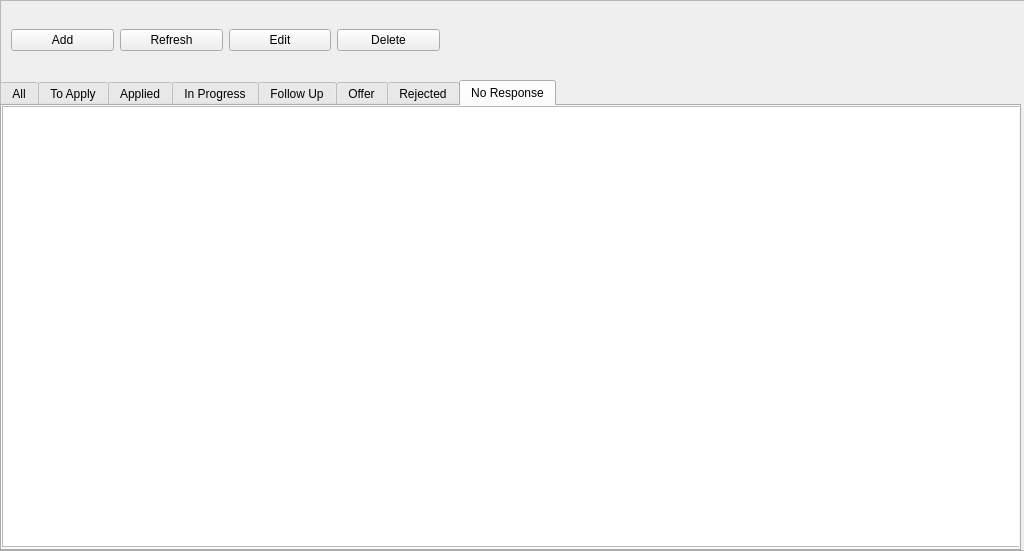
<?xml version="1.0" encoding="UTF-8"?>
<ui version="4.0">
 <class>MainWindow</class>
 <widget class="QMainWindow" name="MainWindow">
  <property name="geometry">
   <rect>
    <x>0</x>
    <y>0</y>
    <width>1024</width>
    <height>551</height>
   </rect>
  </property>
  <property name="windowTitle">
   <string>MainWindow</string>
  </property>
  <widget class="QWidget" name="centralWidget">
   <widget class="QFrame" name="frame">
    <property name="geometry">
     <rect>
      <x>0</x>
      <y>0</y>
      <width>1031</width>
      <height>551</height>
     </rect>
    </property>
    <property name="frameShape">
     <enum>QFrame::StyledPanel</enum>
    </property>
    <property name="frameShadow">
     <enum>QFrame::Raised</enum>
    </property>
    <widget class="QWidget" name="horizontalLayoutWidget">
     <property name="geometry">
      <rect>
       <x>0</x>
       <y>0</y>
       <width>451</width>
       <height>80</height>
      </rect>
     </property>
     <layout class="QHBoxLayout" name="horizontalLayout">
      <item>
       <widget class="QPushButton" name="pushButton_Add">
        <property name="text">
         <string>Add</string>
        </property>
       </widget>
      </item>
      <item>
       <widget class="QPushButton" name="pushButton_Refresh">
        <property name="text">
         <string>Refresh</string>
        </property>
       </widget>
      </item>
      <item>
       <widget class="QPushButton" name="pushButton_Edit">
        <property name="text">
         <string>Edit</string>
        </property>
       </widget>
      </item>
      <item>
       <widget class="QPushButton" name="pushButton">
        <property name="text">
         <string>Delete</string>
        </property>
       </widget>
      </item>
     </layout>
    </widget>
    <widget class="QTabWidget" name="tabWidget">
     <property name="geometry">
      <rect>
       <x>0</x>
       <y>80</y>
       <width>1021</width>
       <height>471</height>
      </rect>
     </property>
     <property name="currentIndex">
      <number>7</number>
     </property>
     <widget class="QWidget" name="All">
      <attribute name="title">
       <string>All</string>
      </attribute>
      <widget class="QTableView" name="tableView">
       <property name="geometry">
        <rect>
         <x>0</x>
         <y>0</y>
         <width>1021</width>
         <height>441</height>
        </rect>
       </property>
      </widget>
     </widget>
     <widget class="QWidget" name="ToApply">
      <attribute name="title">
       <string>To Apply</string>
      </attribute>
      <widget class="QTableView" name="tableView_toApply">
       <property name="geometry">
        <rect>
         <x>0</x>
         <y>0</y>
         <width>1021</width>
         <height>441</height>
        </rect>
       </property>
      </widget>
     </widget>
     <widget class="QWidget" name="Applied">
      <attribute name="title">
       <string>Applied</string>
      </attribute>
      <widget class="QTableView" name="tableView_Applied">
       <property name="geometry">
        <rect>
         <x>0</x>
         <y>0</y>
         <width>1021</width>
         <height>441</height>
        </rect>
       </property>
      </widget>
     </widget>
     <widget class="QWidget" name="InProgress">
      <attribute name="title">
       <string>In Progress</string>
      </attribute>
      <widget class="QTableView" name="tableView_InProgress">
       <property name="geometry">
        <rect>
         <x>0</x>
         <y>0</y>
         <width>1021</width>
         <height>441</height>
        </rect>
       </property>
      </widget>
     </widget>
     <widget class="QWidget" name="FollowUp">
      <attribute name="title">
       <string>Follow Up</string>
      </attribute>
      <widget class="QTableView" name="tableView_FollowUp">
       <property name="geometry">
        <rect>
         <x>0</x>
         <y>0</y>
         <width>1021</width>
         <height>441</height>
        </rect>
       </property>
      </widget>
     </widget>
     <widget class="QWidget" name="Offer">
      <attribute name="title">
       <string>Offer</string>
      </attribute>
      <widget class="QTableView" name="tableView_Offer">
       <property name="geometry">
        <rect>
         <x>0</x>
         <y>0</y>
         <width>1021</width>
         <height>441</height>
        </rect>
       </property>
      </widget>
     </widget>
     <widget class="QWidget" name="Rejected">
      <attribute name="title">
       <string>Rejected</string>
      </attribute>
      <widget class="QTableView" name="tableView_Rejected">
       <property name="geometry">
        <rect>
         <x>0</x>
         <y>0</y>
         <width>1021</width>
         <height>441</height>
        </rect>
       </property>
      </widget>
     </widget>
     <widget class="QWidget" name="NoResponse">
      <attribute name="title">
       <string>No Response</string>
      </attribute>
      <widget class="QTableView" name="tableView_NoResponse">
       <property name="geometry">
        <rect>
         <x>0</x>
         <y>0</y>
         <width>1021</width>
         <height>441</height>
        </rect>
       </property>
      </widget>
     </widget>
    </widget>
   </widget>
  </widget>
 </widget>
 <layoutdefault spacing="6" margin="11"/>
 <resources/>
 <connections/>
</ui>
